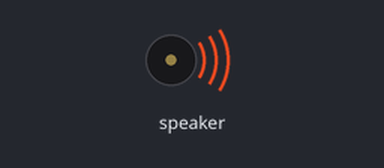
Simulated run of this program. Board: Calliope mini (MakeCode). Parts: buzzer (waves = sounding). At 19.3 s the program stops and its outputs stay as they are.

Above: at 0.1 s.
At 19.4 s:
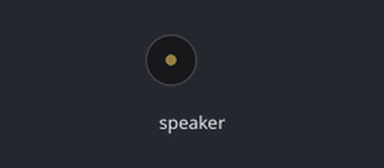
Timing chart, 0 to 20.8 s (numbered marks = the images above):
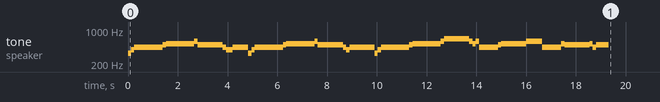

Measured:
- by itself, tone on speaker: plays 330 Hz for 0.13 s, 392 Hz for 0.13 s, 440 Hz for 1.1 s, 494 Hz for 0.13 s, 523 Hz for 1.1 s, 587 Hz for 0.13 s … (40 notes in this stretch)

The program:

main.ts
```typescript
control.inBackground(function () {
    music.playTone(330, music.beat(BeatFraction.Quarter))
    music.playTone(392, music.beat(BeatFraction.Quarter))
    music.playTone(440, music.beat(BeatFraction.Whole))
    music.playTone(440, music.beat(BeatFraction.Whole))
    music.playTone(440, music.beat(BeatFraction.Quarter))
    music.playTone(494, music.beat(BeatFraction.Quarter))
    music.playTone(523, music.beat(BeatFraction.Whole))
    music.playTone(523, music.beat(BeatFraction.Whole))
    music.playTone(523, music.beat(BeatFraction.Quarter))
    music.playTone(587, music.beat(BeatFraction.Quarter))
    music.playTone(494, music.beat(BeatFraction.Whole))
    music.playTone(494, music.beat(BeatFraction.Whole))
    music.playTone(440, music.beat(BeatFraction.Quarter))
    music.playTone(392, music.beat(BeatFraction.Quarter))
    music.playTone(392, music.beat(BeatFraction.Quarter))
    music.playTone(440, music.beat(BeatFraction.Quarter))
    music.playTone(440, music.beat(BeatFraction.Whole))
    music.playTone(330, music.beat(BeatFraction.Quarter))
    music.playTone(392, music.beat(BeatFraction.Quarter))
    music.playTone(440, music.beat(BeatFraction.Whole))
    music.playTone(440, music.beat(BeatFraction.Whole))
    music.playTone(440, music.beat(BeatFraction.Quarter))
    music.playTone(494, music.beat(BeatFraction.Quarter))
    music.playTone(523, music.beat(BeatFraction.Whole))
    music.playTone(523, music.beat(BeatFraction.Whole))
    music.playTone(523, music.beat(BeatFraction.Quarter))
    music.playTone(587, music.beat(BeatFraction.Quarter))
    music.playTone(494, music.beat(BeatFraction.Whole))
    music.playTone(494, music.beat(BeatFraction.Whole))
    music.playTone(440, music.beat(BeatFraction.Quarter))
    music.playTone(392, music.beat(BeatFraction.Quarter))
    music.playTone(440, music.beat(BeatFraction.Double))
    music.playTone(330, music.beat(BeatFraction.Quarter))
    music.playTone(392, music.beat(BeatFraction.Quarter))
    music.playTone(440, music.beat(BeatFraction.Whole))
    music.playTone(440, music.beat(BeatFraction.Whole))
    music.playTone(440, music.beat(BeatFraction.Quarter))
    music.playTone(494, music.beat(BeatFraction.Quarter))
    music.playTone(523, music.beat(BeatFraction.Whole))
    music.playTone(523, music.beat(BeatFraction.Whole))
    music.playTone(523, music.beat(BeatFraction.Quarter))
    music.playTone(587, music.beat(BeatFraction.Quarter))
    music.playTone(659, music.beat(BeatFraction.Whole))
    music.playTone(659, music.beat(BeatFraction.Whole))
    music.playTone(587, music.beat(BeatFraction.Quarter))
    music.playTone(523, music.beat(BeatFraction.Quarter))
    music.playTone(587, music.beat(BeatFraction.Quarter))
    music.playTone(440, music.beat(BeatFraction.Quarter))
    music.playTone(440, music.beat(BeatFraction.Whole))
    music.playTone(440, music.beat(BeatFraction.Quarter))
    music.playTone(494, music.beat(BeatFraction.Quarter))
    music.playTone(523, music.beat(BeatFraction.Whole))
    music.playTone(523, music.beat(BeatFraction.Whole))
    music.playTone(587, music.beat(BeatFraction.Whole))
    music.playTone(587, music.beat(BeatFraction.Quarter))
    music.playTone(440, music.beat(BeatFraction.Quarter))
    music.playTone(440, music.beat(BeatFraction.Whole))
    music.playTone(440, music.beat(BeatFraction.Quarter))
    music.playTone(523, music.beat(BeatFraction.Quarter))
    music.playTone(494, music.beat(BeatFraction.Whole))
    music.playTone(494, music.beat(BeatFraction.Whole))
    music.playTone(523, music.beat(BeatFraction.Quarter))
    music.playTone(440, music.beat(BeatFraction.Quarter))
    music.playTone(494, music.beat(BeatFraction.Whole))
})
```

test.ts
```typescript
// Hier kann man Tests durchführen; diese Datei wird nicht kompiliert, wenn dieses Paket als Erweiterung verwendet wird.
```
